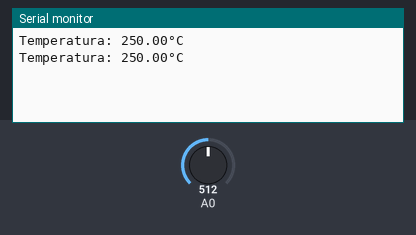
A sketch run on a simulated Arduino Uno, built with avr-gcc and run on an emulated ATmega328P. Parts: the last lines printed to the serial monitor. The inputs (shaded band) are chosen by the test bench; at power-on: A0 = 512.

Above: at 2.8 s.
2.9 s: A0 set to 716
At 3.8 s:
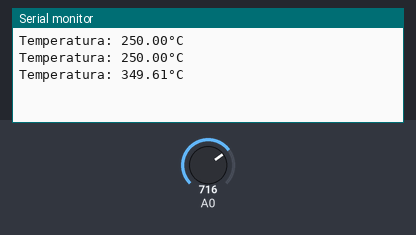
4.4 s: A0 set to 900
At 5.5 s:
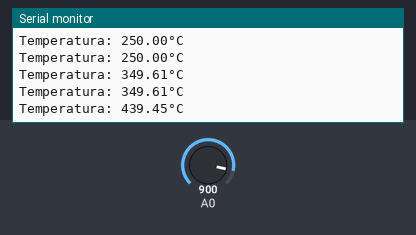
Timing chart, 0 to 7.4 s (numbered marks = the images above; inputs shaded):
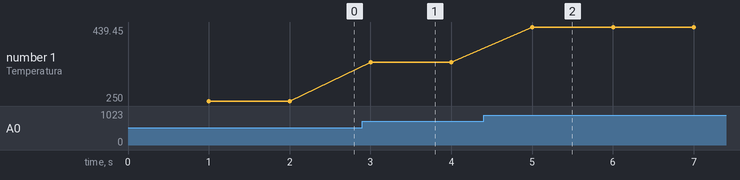

Measured:
- after the input at 2.9 s, the serial monitor: prints a new line after 0.10 s (image 1)
- after the input at 4.4 s, the serial monitor: prints a new line after 0.60 s (image 2)
- plotted number 1: 250 → 349.61 after the input at 2.9 s, 349.61 → 439.45 after the input at 4.4 s

The sketch:

Temperature_sensor.ino
```cpp
//Define pin for button and led
float temperature;

void setup(){
  Serial.begin (9600);
}

void loop (){
  delay(1000);
  temperature = analogRead(A0);
  float celsius = (temperature / 1024) * 500;
  Serial.print("Temperatura: " + String(celsius));
  Serial.println("°C");
}
```
